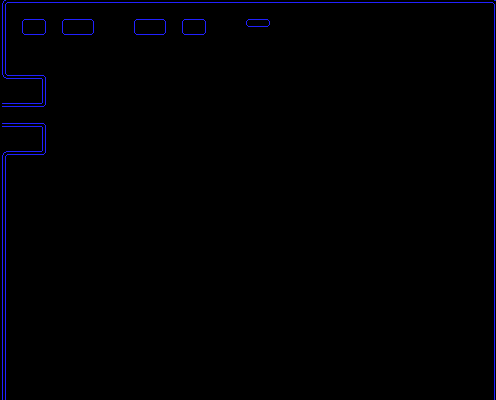

A 2D game scene composited from a Tiled map and its tileset images. What follows is a short description and the map's XML, with each tile layer's data collapsed to a summary:
An orthogonal 31x25 tile map with 16x16 px tiles, 1 tile layer (background) and 4 objects.

<map version="1.0" orientation="orthogonal" width="31" height="25" tilewidth="16" tileheight="16">
 <tileset firstgid="1" name="background_empty_227-247" tilewidth="16" tileheight="16">
  <image source="../images/background_empty_227-247.png" width="227" height="247" />
 </tileset>
 <layer name="background" width="31" height="25">
  <data>[775 cells, 149 non-empty, 62 distinct tile ids]</data>
 </layer>
 <objectgroup name="collision" width="31" height="25">
  <object x="23" y="19" width="22" height="15" />
  <object x="62" y="19" width="31" height="14" />
  <object x="135" y="19" width="30" height="15" />
  <object x="182" y="20" width="23" height="15" />
 </objectgroup>
</map>
